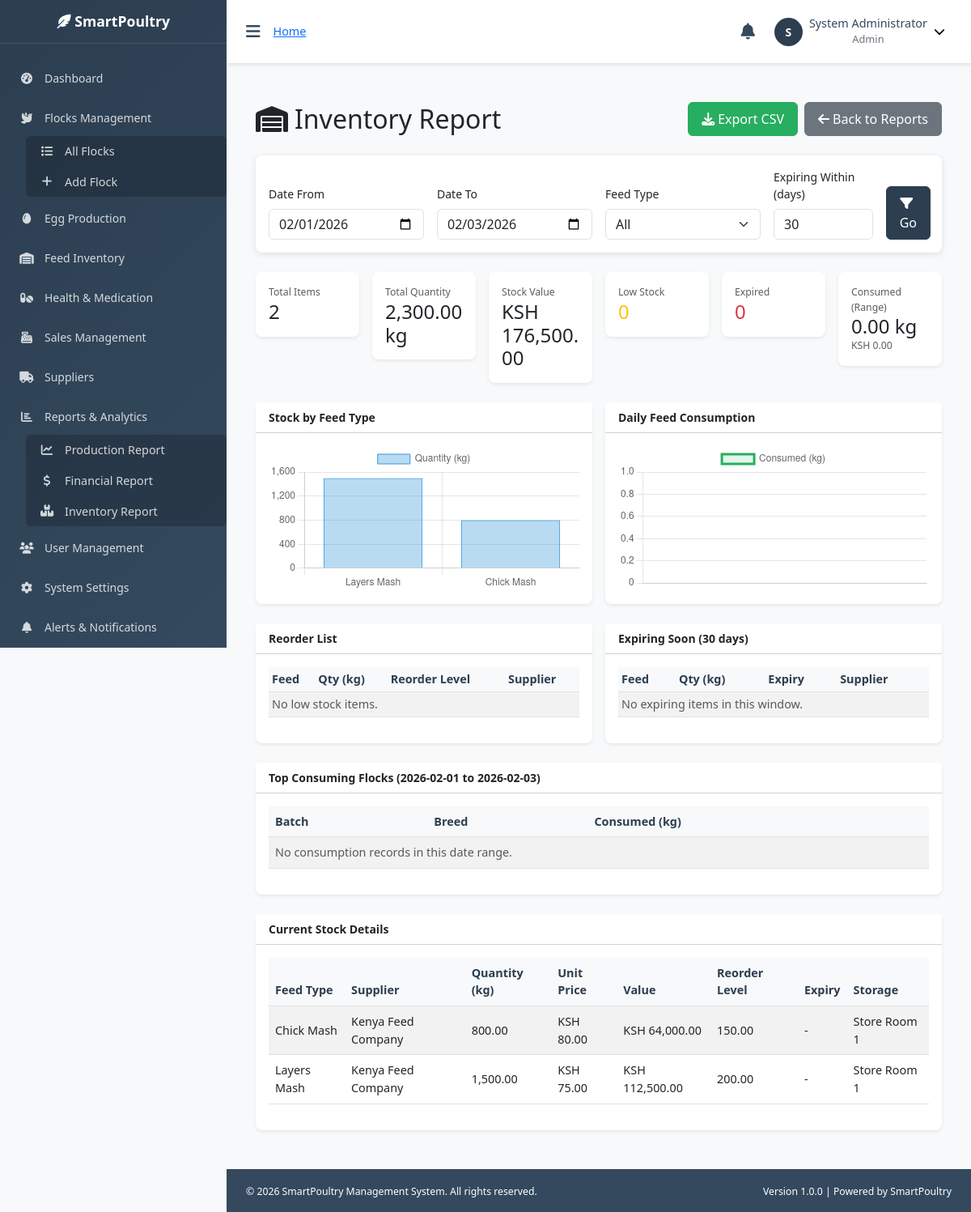
Page /pages/reports/inventory_report.php (signed in) on the committed database.
### tables this page shows
CREATE TABLE feed_inventory (
    id INT PRIMARY KEY AUTO_INCREMENT,
    feed_type VARCHAR(50) NOT NULL,
    supplier_id INT,
    quantity DECIMAL(10,2) NOT NULL,  
    unit_price DECIMAL(10,2),
    expiry_date DATE,
    reorder_level DECIMAL(10,2) DEFAULT 50,
    last_delivery_date DATE,
    storage_location VARCHAR(100),
    notes TEXT,
    created_at TIMESTAMP DEFAULT CURRENT_TIMESTAMP,
    updated_at TIMESTAMP DEFAULT CURRENT_TIMESTAMP ON UPDATE CURRENT_TIMESTAMP,
    INDEX (supplier_id)
);

CREATE TABLE suppliers (
    id INT PRIMARY KEY AUTO_INCREMENT,
    supplier_name VARCHAR(100) NOT NULL,
    contact_person VARCHAR(100),
    phone VARCHAR(20),
    email VARCHAR(100),
    address TEXT,
    supply_type ENUM('feed', 'medication', 'equipment', 'other') NOT NULL,
    payment_terms VARCHAR(100),
    account_balance DECIMAL(10,2) DEFAULT 0,
    status ENUM('active', 'inactive') DEFAULT 'active',
    created_at TIMESTAMP DEFAULT CURRENT_TIMESTAMP
);

### pages/reports/inventory_report.php (the view, shortened to what the rows shown need)
<?php
require_once '../../includes/config.php';
require_once '../../includes/auth.php';
$date_from = $_GET['date_from'] ?? date('Y-m-01');
$date_to = $_GET['date_to'] ?? date('Y-m-d');
$where = 'WHERE 1=1';
$params = [];
$stmt = $pdo->prepare("
    SELECT fi.*, s.supplier_name
    FROM feed_inventory fi
    LEFT JOIN suppliers s ON fi.supplier_id = s.id
    $where
    ORDER BY fi.feed_type ASC, fi.id DESC
");
$stmt->execute($params);
$inventory_items = $stmt->fetchAll();
$stmt = $pdo->prepare("
    SELECT
        fi.feed_type,
        COALESCE(SUM(fi.quantity), 0) as qty,
        COALESCE(SUM(fi.quantity * COALESCE(fi.unit_price, 0)), 0) as value
    FROM feed_inventory fi
    $where
    GROUP BY fi.feed_type
    ORDER BY qty DESC
");
$stmt->execute($params);
$stock_by_type = $stmt->fetchAll();
$cons_where = "WHERE fc.consumption_date BETWEEN ? AND ?";
$cons_params = [$date_from, $date_to];
$stmt = $pdo->prepare("
    SELECT
        fc.consumption_date as day,
        COALESCE(SUM(fc.quantity_kg), 0) as qty_kg
    FROM feed_consumption fc
    LEFT JOIN feed_inventory fi ON fc.feed_id = fi.id
    $cons_where
    GROUP BY fc.consumption_date
    ORDER BY fc.consumption_date ASC
");
$stmt->execute($cons_params);
$cons_trend = $stmt->fetchAll();
include '../../includes/header.php';
$chart_stock_labels = array_map(fn($r) => $r['feed_type'], $stock_by_type);
$chart_stock_qty = array_map(fn($r) => (float)$r['qty'], $stock_by_type);
$chart_cons_labels = array_map(fn($r) => $r['day'], $cons_trend);
$chart_cons_qty = array_map(fn($r) => (float)$r['qty_kg'], $cons_trend);
?>
<div class="container-fluid py-4">
    <div class="d-flex justify-content-between align-items-center mb-4">
        <h2 class="mb-0"><i class="fas fa-warehouse me-2"></i>Inventory Report</h2>
    </div>
    <div class="row g-3 mb-4">
        <div class="col-lg-6">
            <div class="card shadow-sm">
                <div class="card-body">
                    <div class="table-responsive">
                        <table class="table table-sm table-striped align-middle">
                            <thead>
                                <tr>
                                    <th>Feed</th>
                                    <th>Qty (kg)</th>
                                    <th>Reorder Level</th>
                                    <th>Supplier</th>
                                </tr>
                            </thead>
                        </table>
                    </div>
                </div>
            </div>
        </div>
        <div class="col-lg-6">
            <div class="card shadow-sm">
                <div class="card-body">
                    <div class="table-responsive">
                        <table class="table table-sm table-striped align-middle">
                            <thead>
                                <tr>
                                    <th>Feed</th>
                                    <th>Qty (kg)</th>
                                    <th>Expiry</th>
                                    <th>Supplier</th>
                                </tr>
                            </thead>
                        </table>
                    </div>
                </div>
            </div>
        </div>
    </div>
    <div class="card shadow-sm mb-4">
        <div class="card-body">
            <div class="table-responsive">
                <table class="table table-striped align-middle">
                    <thead>
                        <tr>
                            <th>Batch</th>
                            <th>Breed</th>
                            <th>Consumed (kg)</th>
                        </tr>
                    </thead>
                </table>
            </div>
        </div>
    </div>
    <div class="card shadow-sm">
        <div class="card-body">
            <div class="table-responsive">
                <table class="table table-striped align-middle">
                    <thead>
                        <tr>
                            <th>Feed Type</th>
                            <th>Supplier</th>
                            <th>Quantity (kg)</th>
                            <th>Unit Price</th>
                            <th>Value</th>
                            <th>Reorder Level</th>
                            <th>Expiry</th>
                            <th>Storage</th>
                        </tr>
                    </thead>
                    <tbody>
                        <?php if (empty($inventory_items)): ?>
                            <tr><td colspan="8" class="text-muted">No inventory items found.</td></tr>
                        <?php else: ?>
                            <?php foreach ($inventory_items as $item): ?>
                                <?php
                                    $unit_price = $item['unit_price'] ?? 0;
                                    $value = ((float)$item['quantity']) * ((float)$unit_price);
                                    $is_low = ((float)$item['quantity']) <= ((float)$item['reorder_level']);
                                    $is_expired = !empty($item['expiry_date']) && $item['expiry_date'] < date('Y-m-d') && ((float)$item['quantity'] > 0);
                                ?>
                                <tr>
                                    <td><?= htmlspecialchars($item['feed_type']) ?></td>
                                    <td><?= htmlspecialchars($item['supplier_name'] ?? '-') ?></td>
                                    <td class="<?= $is_low ? 'text-warning fw-semibold' : '' ?>"><?= number_format((float)$item['quantity'], 2) ?></td>
                                    <td><?= $item['unit_price'] !== null ? formatCurrency((float)$item['unit_price']) : '-' ?></td>
                                    <td><?= formatCurrency((float)$value) ?></td>
                                    <td><?= number_format((float)$item['reorder_level'], 2) ?></td>
                                    <td class="<?= $is_expired ? 'text-danger fw-semibold' : '' ?>"><?= htmlspecialchars($item['expiry_date'] ?? '-') ?></td>
                                    <td><?= htmlspecialchars($item['storage_location'] ?? '') ?></td>
                                </tr>
                            <?php endforeach; ?>
                        <?php endif; ?>
                    </tbody>
                </table>
            </div>
        </div>
    </div>
</div>
<script>
const stockLabels = <?= json_encode($chart_stock_labels) ?>;
const stockQty = <?= json_encode($chart_stock_qty) ?>;
const consLabels = <?= json_encode($chart_cons_labels) ?>;
const consQty = <?= json_encode($chart_cons_qty) ?>;
new Chart(document.getElementById('stockByTypeChart'), {
    type: 'bar',
    data: {
        labels: stockLabels,
        datasets: [{
            label: 'Quantity (kg)',
            data: stockQty,
            backgroundColor: 'rgba(52, 152, 219, 0.35)',
            borderColor: 'rgba(52, 152, 219, 1)',
            borderWidth: 1,
        }]
    },
    options: {
        responsive: true,
        scales: {
            y: { beginAtZero: true }
        }
    }
});
new Chart(document.getElementById('consumptionTrendChart'), {
    type: 'line',
    data: {
        labels: consLabels,
        datasets: [{
            label: 'Consumed (kg)',
            data: consQty,
            borderColor: 'rgba(39, 174, 96, 1)',
            backgroundColor: 'rgba(39, 174, 96, 0.12)',
            fill: true,
            tension: 0.25
        }]
    },
    options: {
        responsive: true,
        scales: {
            y: { beginAtZero: true }
        }
    }
});
</script>
<?php include '../../includes/footer.php'; ?>

### rows in the picture
feed_inventory: feed_type "Chick Mash", supplier.supplier_name "Kenya Feed Company", quantity "800.00", unit_price "KSH 80.00", formatCurrency((float)$value) "KSH 64,000.00", reorder_level "150.00", expiry_date "-", storage_location "Store Room 1"
feed_inventory: feed_type "Layers Mash", supplier.supplier_name "Kenya Feed Company", quantity "1,500.00", unit_price "KSH 75.00", formatCurrency((float)$value) "KSH 112,500.00", reorder_level "200.00", expiry_date "-", storage_location "Store Room 1"

### other values in the picture
substr($current_user['full_name'], 0, 1) "S"
$current_user['full_name'] "System Administrator"
$current_user['role'] "Admin"
$stats['total_items'] "2"
$stats['total_quantity'] "2,300.00"
formatCurrency((float)$stats['total_value']) "KSH 176,500.00"
$stats['low_stock_items'] "0"
$stats['expired_items'] "0"
$cons_summary['total_consumed_kg'] "0.00"
formatCurrency((float)$cons_summary['total_consumed_value']) "KSH 0.00"
$expiring_days "30"
$date_from "2026-02-01"
$date_to "2026-02-03"
APP_NAME "SmartPoultry Management System"
APP_VERSION "1.0.0"
